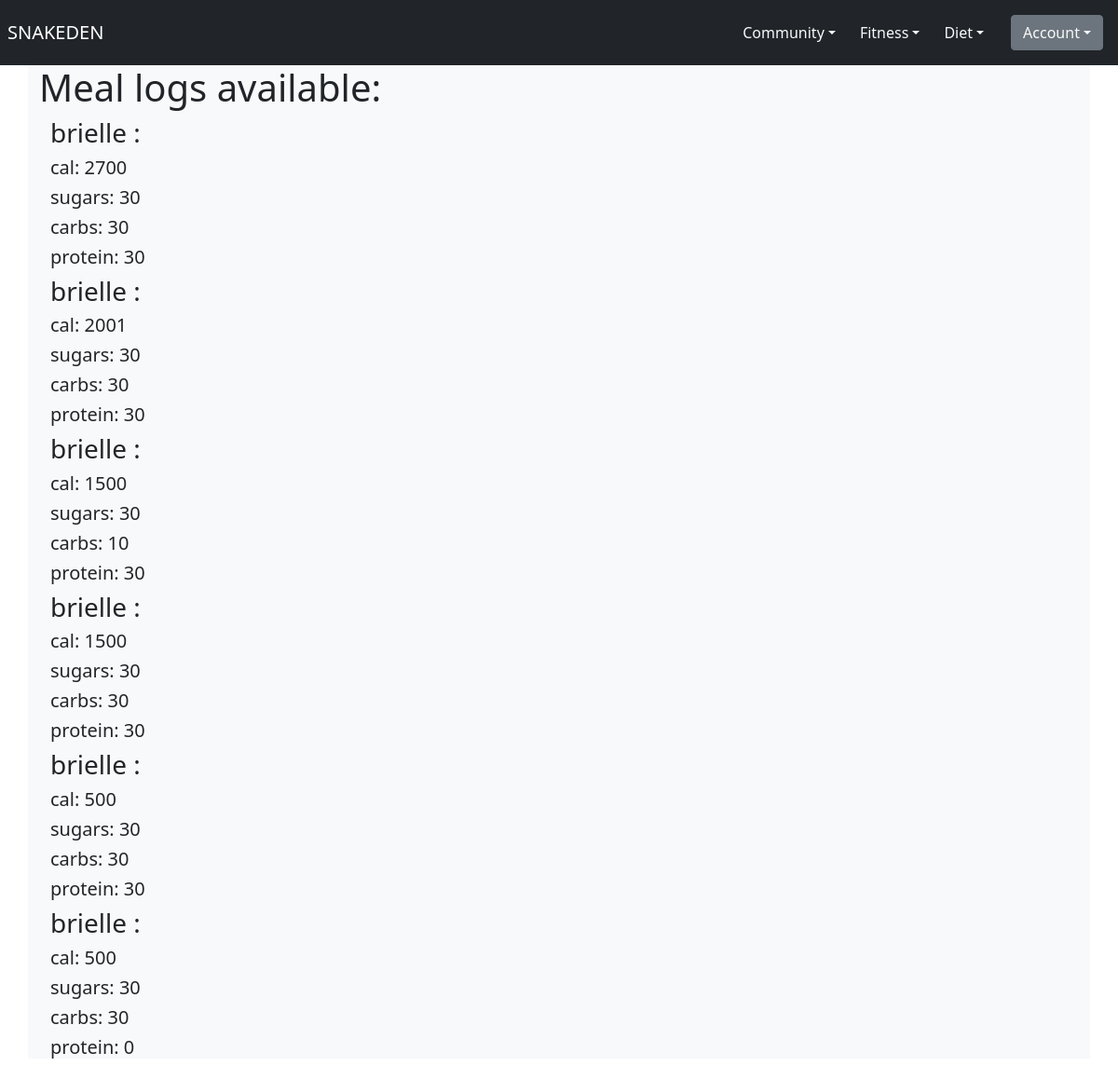
The app's page /diet/trainer_meal_log/ (signed in), older data.
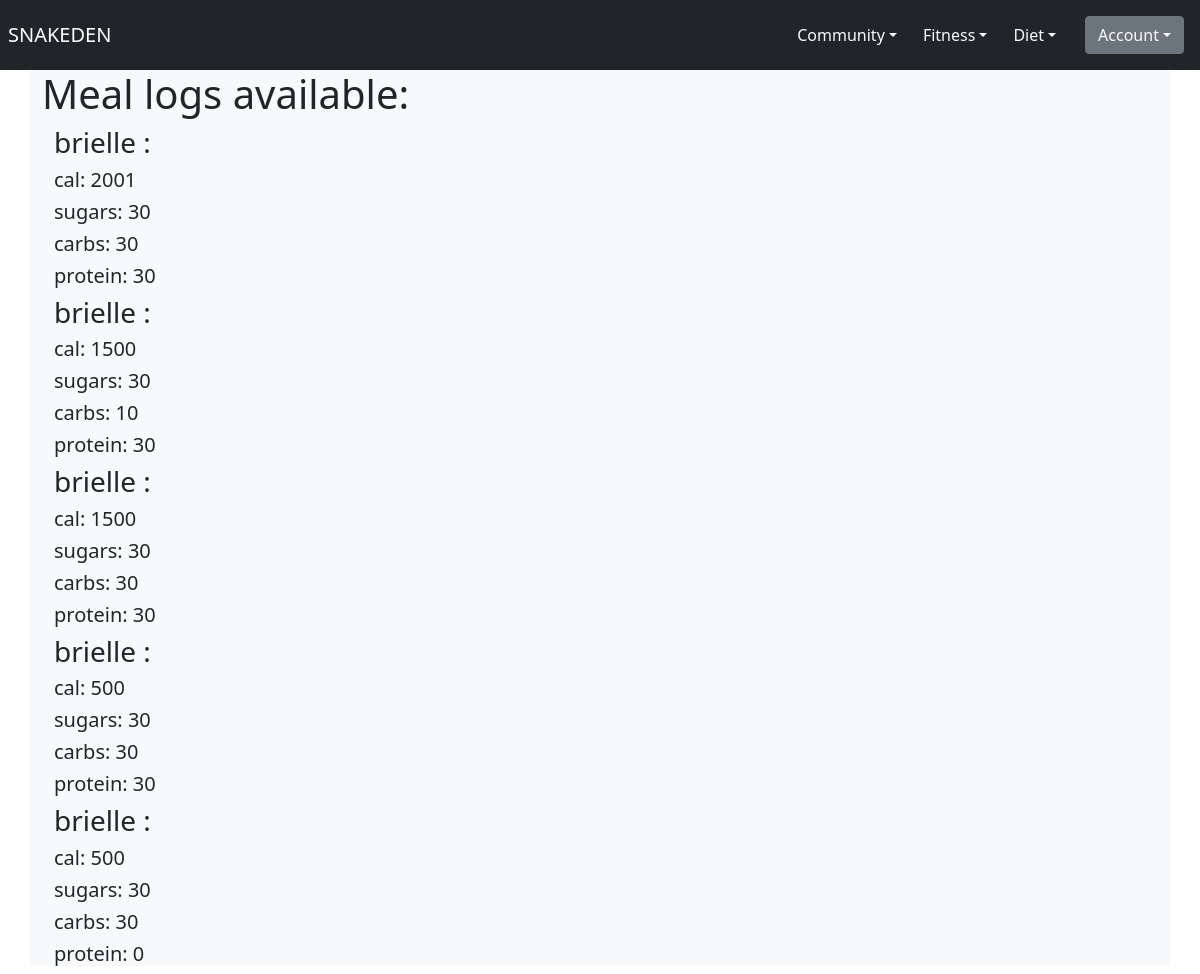
The same page, newer data.
### diet/models.py (models this page shows)
class Meal(models.Model):
    MEAL_TYPES = [
        ('Breakfast', 'Breakfast'),
        ('Lunch', 'Lunch'),
        ('Dinner', 'Dinner'),
        ('Snack', 'Snack'),
    ]
    meal_name = models.CharField(max_length=100)
    meal_type = models.CharField(max_length=50, choices=MEAL_TYPES)
    calories = models.IntegerField()
    carbs = models.IntegerField()
    sugars = models.IntegerField()
    protein = models.IntegerField()
    user = models.ForeignKey(User, on_delete=models.CASCADE)
    created_at = models.DateTimeField(auto_now_add=True)

### diet/views.py (the view)
# urls.py: path('trainer_meal_log/', views.trainer_meal_data, name="trainer_meal_data"),
@login_required
def trainer_meal_data(request):
    meals = Meal.objects.all()
    return render(request, 'diet/pro_meal_log.html', {'meals': meals})

### diet/templates/diet/pro_meal_log.html (shortened to what this page needs)
{% extends 'base.html' %}
{% block body %}
<h1>Meal logs available: </h1>
<div class="container">
    {% for meal in meals %}
        <h3>{{ meal.user }} :</h3>
        <h5>cal: {{ meal.calories }}</h5>
        <h5>sugars: {{ meal.sugars }}</h5>
        <h5>carbs: {{ meal.carbs }}</h5>
        <h5>protein: {{ meal.protein }}</h5>
    {% endfor %}
</div>
{% endblock %}

Row changes from the older to the newer data that the page shows:
removed Meal: user "brielle", calories "2700", sugars "30", carbs "30", protein "30"
